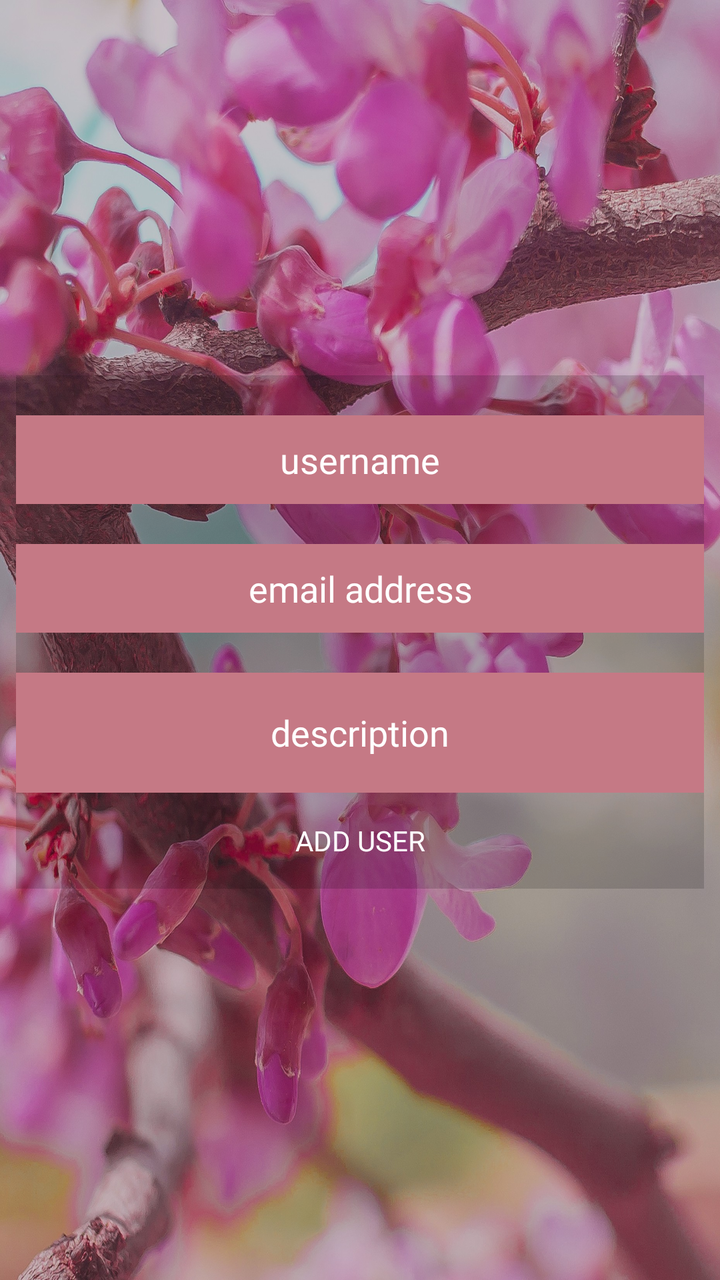
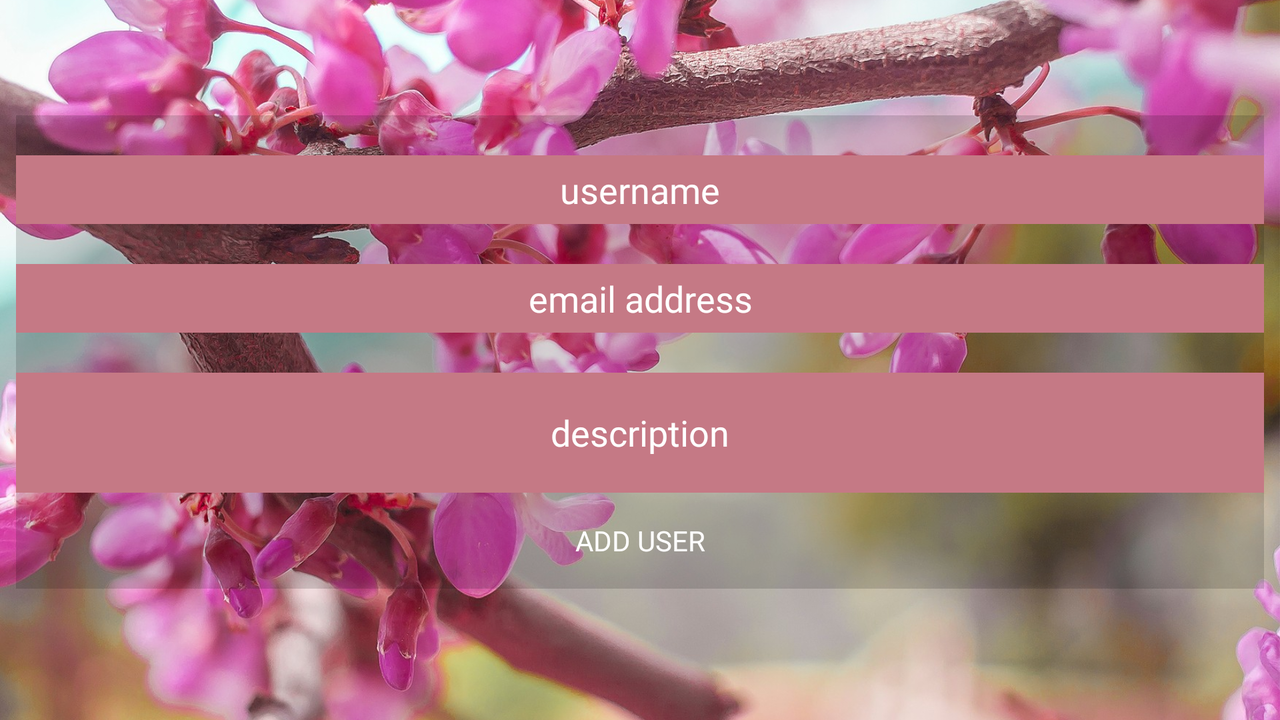

One screen, two layout resources from the same app: the default and the repository's alternative for another configuration. Each is rendered where Android would select it; the XML of both is given below.
<!-- AndroidManifest.xml: application theme AppTheme -->
<!-- res/layout/activity_main.xml -->
<?xml version="1.0" encoding="utf-8"?>
<androidx.constraintlayout.widget.ConstraintLayout xmlns:android="http://schemas.android.com/apk/res/android"
    xmlns:app="http://schemas.android.com/apk/res-auto"
    xmlns:tools="http://schemas.android.com/tools"

    android:id="@+id/frameLayout"
    android:layout_width="match_parent"
    android:layout_height="match_parent"
    android:background="@mipmap/bg"
    tools:context=".MainActivity">

    <LinearLayout
        android:id="@+id/linearLayout"
        android:layout_width="0dp"
        android:layout_height="wrap_content"
        android:layout_marginStart="8dp"


        android:layout_marginEnd="8dp"
        android:layout_marginBottom="8dp"
        android:background="@color/colorBg"
        android:gravity="bottom"
        android:orientation="vertical"
        app:layout_constraintBottom_toBottomOf="parent"
        app:layout_constraintEnd_toEndOf="parent"
        app:layout_constraintStart_toStartOf="parent"
        app:layout_constraintTop_toTopOf="parent">


        <EditText
            android:id="@+id/usernameText"
            android:layout_width="match_parent"
            android:layout_height="wrap_content"
            android:layout_marginTop="20dp"
            android:autofillHints="@string/username"
            android:background="@color/colorEditText"
            android:drawableStart="@drawable/fui_ic_anonymous_white_24dp"
            android:padding="10dp"
            android:ems="10"
            android:gravity="center"
            android:hint="@string/username"
            android:inputType="textPersonName"
            android:textColor="@android:color/white"
            android:textColorHint="@android:color/white" />

        <EditText
            android:id="@+id/emailText"
            android:layout_width="match_parent"
            android:layout_height="wrap_content"
            android:layout_marginTop="20dp"
            android:drawableStart="@drawable/fui_ic_mail_white_24dp"
            android:padding="10dp"
            android:autofillHints="@string/email_address"
            android:background="@color/colorEditText"
            android:ems="10"
            android:gravity="center"
            android:hint="@string/email_address"
            android:inputType="textEmailAddress"
            android:textColor="@android:color/white"
            android:textColorHint="@android:color/white" />

        <EditText
            android:id="@+id/descriptionText"
            android:layout_width="match_parent"
            android:layout_height="wrap_content"
            android:layout_marginTop="20dp"
            android:autofillHints="@string/description"
            android:background="@color/colorEditText"
            android:ems="10"
            android:gravity="center"
            android:hint="@string/description"
            android:inputType="textPersonName"
            android:minHeight="60dp"
            android:textColor="@android:color/white"
            android:textColorHint="@android:color/white" />

        <Button
            android:id="@+id/sendButton"
            android:layout_width="match_parent"
            android:layout_height="wrap_content"
            android:background="#00FFFFFF"
            android:text="@string/add_user"
            android:textColor="@android:color/white" />


    </LinearLayout>

</androidx.constraintlayout.widget.ConstraintLayout>
<!-- resources referenced by this layout -->
<resources>
  <color name="colorBg">#27000000</color>
  <color name="colorEditText">#C57985</color>
  <!-- mipmap bg: jpg bitmap (mipmap-hdpi, 237697 bytes) -->
  <string name="add_user">Add user</string>
  <string name="description">description</string>
  <string name="email_address">email address</string>
  <string name="username">username</string>
  <style name="AppTheme" parent="Theme.AppCompat.Light.NoActionBar">
          
          <item name="colorPrimary">@color/logoColor</item>
          <item name="colorPrimaryDark">@color/logoColor</item>
          <item name="colorAccent">@color/colorEditText</item>
          <item name="android:windowContentTransitions">true</item>
          <item name="fontFamily">@font/segoe</item>
  
      </style>
  <color name="logoColor">#43283B</color>
</resources>
<!-- res/layout-land/activity_main.xml (the repository's variant of the layout above) -->
<!-- drawn on the phone turned sideways -->
<?xml version="1.0" encoding="utf-8"?>
<androidx.constraintlayout.widget.ConstraintLayout xmlns:android="http://schemas.android.com/apk/res/android"
    xmlns:app="http://schemas.android.com/apk/res-auto"
    xmlns:tools="http://schemas.android.com/tools"

    android:id="@+id/frameLayout"
    android:layout_width="match_parent"
    android:layout_height="match_parent"

    tools:context=".MainActivity">

    <ImageView
        android:id="@+id/imageView"
        android:layout_width="match_parent"
        android:layout_height="match_parent"
        android:scaleType="centerCrop"
        app:srcCompat="@mipmap/landscape_bg"
        android:contentDescription="@string/landscape_background" />

    <LinearLayout
        android:id="@+id/linearLayout"
        android:layout_width="0dp"
        android:layout_height="wrap_content"
        android:layout_marginStart="8dp"


        android:layout_marginEnd="8dp"
        android:layout_marginBottom="8dp"
        android:background="@color/colorBg"
        android:gravity="bottom"
        android:orientation="vertical"
        app:layout_constraintBottom_toBottomOf="parent"
        app:layout_constraintEnd_toEndOf="parent"
        app:layout_constraintStart_toStartOf="parent"
        app:layout_constraintTop_toTopOf="parent">


        <EditText
            android:id="@+id/usernameText"
            android:layout_width="match_parent"
            android:layout_height="wrap_content"
            android:layout_marginTop="20dp"
            android:autofillHints="@string/username"
            android:background="@color/colorEditText"
            android:drawableStart="@drawable/fui_ic_anonymous_white_24dp"
            android:padding="5dp"
            android:ems="10"
            android:gravity="center"
            android:hint="@string/username"
            android:inputType="textPersonName"
            android:textColor="@android:color/white"
            android:textColorHint="@android:color/white" />

        <EditText
            android:id="@+id/emailText"
            android:layout_width="match_parent"
            android:layout_height="wrap_content"
            android:layout_marginTop="20dp"
            android:padding="5dp"
            android:autofillHints="@string/email_address"
            android:background="@color/colorEditText"
            android:drawableStart="@drawable/fui_ic_mail_white_24dp"
            android:ems="10"
            android:gravity="center"
            android:hint="@string/email_address"
            android:inputType="textEmailAddress"
            android:textColor="@android:color/white"
            android:textColorHint="@android:color/white" />

        <EditText
            android:id="@+id/descriptionText"
            android:layout_width="match_parent"
            android:layout_height="wrap_content"
            android:layout_marginTop="20dp"
            android:autofillHints="@string/description"
            android:background="@color/colorEditText"
            android:ems="10"
            android:gravity="center"
            android:hint="@string/description"
            android:inputType="textPersonName"
            android:minHeight="60dp"
            android:textColor="@android:color/white"
            android:textColorHint="@android:color/white" />

        <Button
            android:id="@+id/sendButton"
            android:layout_width="match_parent"
            android:layout_height="wrap_content"
            android:background="#00FFFFFF"
            android:text="@string/add_user"
            android:textColor="@android:color/white" />


    </LinearLayout>

</androidx.constraintlayout.widget.ConstraintLayout>
<!-- resources referenced by the variant -->
<!-- as the phone turned sideways resolves them -->
<resources>
  <color name="colorBg">#27000000</color>
  <color name="colorEditText">#C57985</color>
  <!-- mipmap landscape_bg: jpg bitmap (mipmap-hdpi, 252572 bytes) -->
  <string name="add_user">Add user</string>
  <string name="description">description</string>
  <string name="email_address">email address</string>
  <string name="landscape_background">landscape backround</string>
  <string name="username">username</string>
  <style name="AppTheme" parent="Theme.AppCompat.Light.NoActionBar">
          
          <item name="colorPrimary">@color/logoColor</item>
          <item name="colorPrimaryDark">@color/logoColor</item>
          <item name="colorAccent">@color/colorEditText</item>
          <item name="android:windowContentTransitions">true</item>
          <item name="fontFamily">@font/segoe</item>
  
      </style>
  <color name="logoColor">#43283B</color>
</resources>
